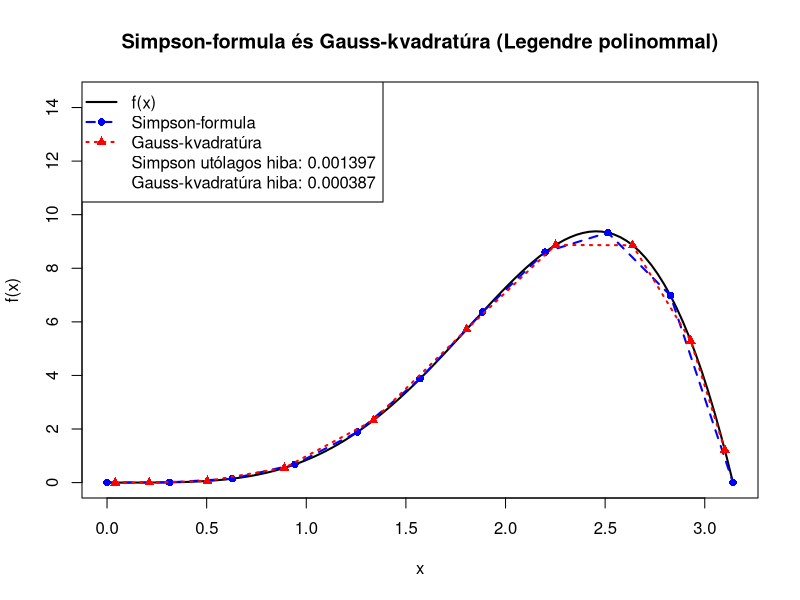

Write R code to recreate this figure.
f <- function(x) {
    x^3 * sin(x)
}

simpson_simple <- function(f, a, b) {
    h <- (b - a) / 2
    integral <- (h / 3) * (f(a) + 4 * f((a + b) / 2) + f(b))

    return(integral)
}

simpson_composite <- function(f, a, b, n) {
    if (n %% 2 != 0) {
        stop("Az n értékének párosnak kell lennie.")
    }
    
    h <- (b - a) / n
    x <- seq(a, b, length.out = n + 1)
    y <- f(x)
    
    integral <- (h / 3) * (y[1] + 4 * sum(y[seq(2, n, by = 2)]) + 2 * sum(y[seq(3, n-1, by = 2)]) + y[n + 1])

    return(integral)
}

fourth_derivative <- function(f, x) {
    h <- 1e-5
    deriv <- (f(x + 2*h) - 4*f(x + h) + 6*f(x) - 4*f(x - h) + f(x - 2*h)) / (h^4)
    if (!is.finite(deriv)) {
        deriv <- 0
    }

    return(deriv)
}

simpson_a_posteriori_error <- function(f, a, b, n) {
    s_n <- simpson_composite(f, a, b, n)
    s_2n <- simpson_composite(f, a, b, 2 * n)
    error_estimate <- abs(s_n - s_2n)

    return(error_estimate)
}

legendre_poly <- function(n, x) {
    if (n == 0) {
        return(rep(1, length(x)))
    }
    else if (n == 1) {
        return(x)
    }
    else {
        p0 <- rep(1, length(x))
        p1 <- x
        for (k in 2:n) {
            pk <- ((2 * k - 1) * x * p1 - (k - 1) * p0) / k
            p0 <- p1
            p1 <- pk
        }

        return(p1)
    }
}

legendre_poly_deriv <- function(n, x) {
    if (n == 0) {
        return(rep(0, length(x)))
    }
    else {
        return(n * (x * legendre_poly(n, x) - legendre_poly(n - 1, x)) / (x^2 - 1))
    }
}

find_legendre_roots <- function(n, a, b, tol = 1e-10, max_iter = 100) {
    roots <- numeric(n)
    for (i in 1:n) {
        x0 <- cos(pi * (i - 0.25) / (n + 0.5))
        for (iter in 1:max_iter) {
            Pn <- legendre_poly(n, x0)
            Pn_deriv <- legendre_poly_deriv(n, x0)
            x1 <- x0 - Pn / Pn_deriv
            if (abs(x1 - x0) < tol) {
                break
            }
            x0 <- x1
        }
        roots[i] <- x1
    }

    return(roots)
}

gauss_weights <- function(n, a, b, roots) {
    weights <- numeric(n)
    for (i in 1:n) {
        xi <- roots[i]
        Pn_deriv <- legendre_poly_deriv(n, xi)
        weights[i] <- 2 / ((1 - xi^2) * Pn_deriv^2)
    }

    return(weights)
}

gauss_quadrature <- function(f, a, b, n) {
    roots <- find_legendre_roots(n, a, b)
    weights <- gauss_weights(n, a, b, roots)
    
    nodes <- ((b - a) * roots + (a + b)) / 2
    integral <- sum(weights * f(nodes)) * (b - a) / 2

    return(integral)
}

gauss_error_estimate <- function(f, a, b, n) {
    x_vals <- seq(a, b, length.out = 100)
    deriv_vals <- sapply(x_vals, function(x) {
        h <- 1e-5
        (f(x + 2*h) - 4*f(x + h) + 6*f(x) - 4*f(x - h) + f(x - 2*h)) / (h^4)
    })
    max_deriv <- max(abs(deriv_vals), na.rm = TRUE)
    error_estimate <- (max_deriv * (b - a)^(2*n + 3)) / (factorial(2*n + 2))

    return(error_estimate)
}

get_ylim <- function(y_vals, pad_factor) {
    y_min <- min(y_vals)
    y_max <- max(y_vals)
    y_padding <- (y_max - y_min) * pad_factor
    ylim <- c(y_min, y_max + pad_factor)

    return(ylim)
}

plot_graph <- function(a, b, n, f, simpson_composite_result, a_posteriori_error, gauss_result, gauss_err) {
    x_vals <- seq(a, b, length.out = 100)
    y_vals <- f(x_vals)
    ylim <- get_ylim(y_vals, 5)
    
    curve(f, from = a, to = b, col = "black", lwd = 2, main = "Simpson-formula és Gauss-kvadratúra (Legendre polinommal)", ylim=ylim)
    
    simpson_x <- seq(a, b, length.out = n + 1)
    simpson_y <- f(simpson_x)
    lines(simpson_x, simpson_y, col = "blue", lwd = 2, lty = 2)
    points(seq(a, b, length.out = n + 1), f(seq(a, b, length.out = n + 1)), col = "blue", pch = 16)
    
    roots <- find_legendre_roots(n, a, b)
    weights <- gauss_weights(n, a, b, roots)
    nodes <- ((b - a) * roots + (a + b)) / 2

    gauss_x <- nodes
    gauss_y <- f(gauss_x)
    lines(gauss_x, gauss_y, col = "red", lwd = 2, lty = 3)
    points(gauss_x, gauss_y, col = "red", pch = 17)
    
    y_left <- f(a)
    y_right <- f(b)
    
    if (y_left > y_right) {
        legend_pos <- "topright"
    }
    else {
        legend_pos <- "topleft"
    }
    
    legend(legend_pos, legend = c(
        "f(x)",
        "Simpson-formula",
        "Gauss-kvadratúra",
        paste("Simpson utólagos hiba:", round(a_posteriori_error, 6)),
        paste("Gauss-kvadratúra hiba:", round(gauss_err, 6))
        
    ),
    col = c("black", "blue", "red", NA, NA),
    lwd = 2, lty = c(1, 2, 3, NA, NA),
    pch = c(NA, 16, 17, NA, NA))
}

main <- function() {
    a <- 0
    b <- pi
    n <- 10
    
    simpson_simple_result <- simpson_simple(f, a, b)
    simpson_composite_result <- simpson_composite(f, a, b, n)
    exact_integral <- integrate(f, a, b)$value
    
    a_posteriori_error <- simpson_a_posteriori_error(f, a, b, n)
    percentage_a_posteriori_err <- (a_posteriori_error / abs(exact_integral)) * 100
    
    gauss_result <- gauss_quadrature(f, a, b, n)
    gauss_err <- gauss_error_estimate(f, a, b, n)
    percentage_gauss_err <- (gauss_err / abs(exact_integral)) * 100
    
    cat("\n=== Simpson-formula ===\n")
    cat("Integrál értéke:\t\t", exact_integral, "\n")
    cat("Simpson-formula (egyszerű):\t", simpson_simple_result, "\n")
    cat("Simpson-formula (összetett):\t", simpson_composite_result, "\n")
    cat("Utólagos hiba:\t\t\t", a_posteriori_error, "\n")
    cat("Százalékos hiba (utólagos):\t", percentage_a_posteriori_err, "%\n")
    
    cat("\n=== Gauss-kvadratúra ===\n")
    cat("Gauss-kvadratúra:\t\t", gauss_result, "\n")
    cat("Hiba (analitikus):\t\t", gauss_err, "\n")
    cat("Százalékos hiba (analitikus):\t", percentage_gauss_err, "%\n")
    
    plot_graph(a, b, n, f, simpson_composite_result, a_posteriori_error, gauss_result, gauss_err)
}

main()